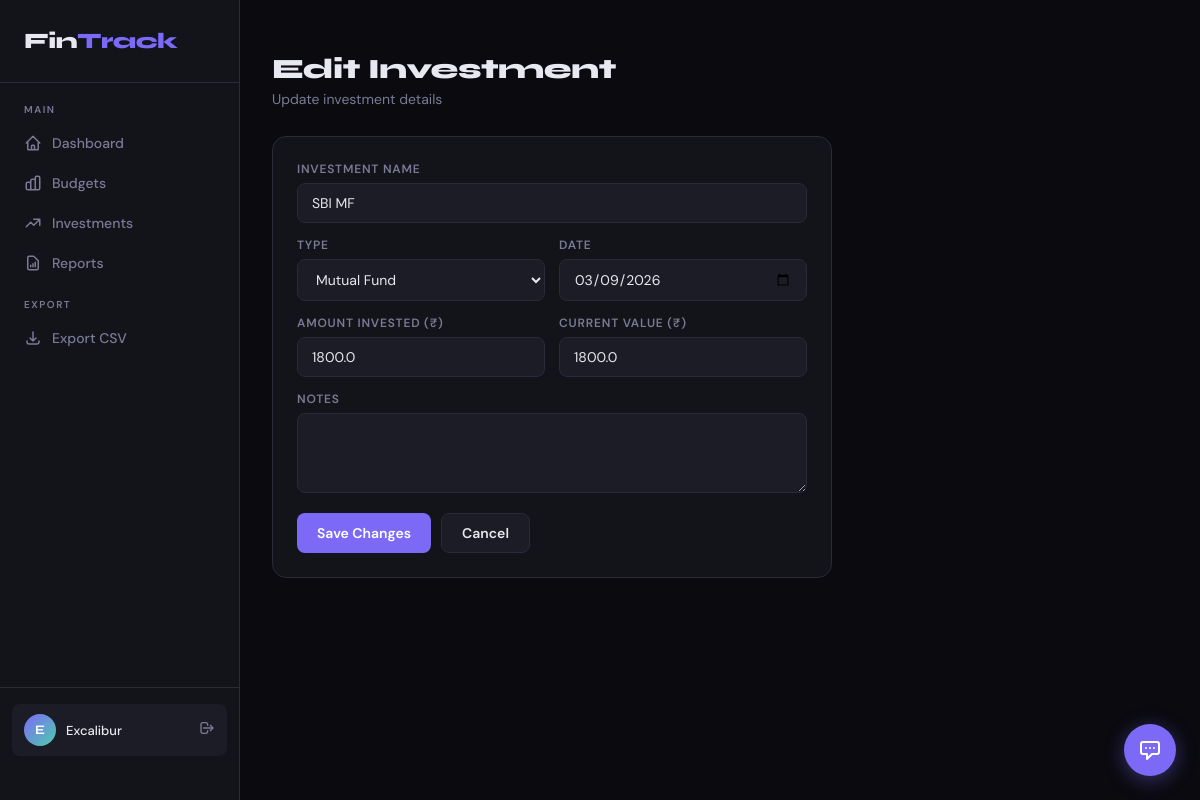
/investments/edit/1 (signed in), run on the app's committed database.
### app.py (models this page shows)
class User(db.Model, UserMixin):
    id = db.Column(db.Integer, primary_key=True)
    username = db.Column(db.String(100), unique=True, nullable=False)
    password = db.Column(db.String(200), nullable=False)
    currency = db.Column(db.String(10), default="₹")

class Investment(db.Model):
    id = db.Column(db.Integer, primary_key=True)
    user_id = db.Column(db.Integer, db.ForeignKey('user.id'))
    name = db.Column(db.String(120), nullable=False)
    type = db.Column(db.String(50), nullable=False)
    amount_invested = db.Column(db.Float, nullable=False)
    current_value = db.Column(db.Float, nullable=False)
    date = db.Column(db.Date, nullable=False, default=date.today)
    notes = db.Column(db.String(250), nullable=True)

### app.py (the view, shortened to what this page needs)
@app.route("/investments/edit/<int:inv_id>", methods=["GET", "POST"])
@login_required
def edit_investment(inv_id):
    inv = Investment.query.get_or_404(inv_id)
    if inv.user_id != current_user.id:
        flash("Unauthorized", "error")
        return redirect(url_for("investments"))
    return render_template("edit_investment.html", inv=inv, investment_types=INVESTMENT_TYPES, currency=current_user.currency)

### app.py (called while the page is built)
@login_manager.user_loader
def load_user(user_id):
    return User.query.get(int(user_id))

### templates/edit_investment.html (shortened to what this page needs)
{% extends "base.html" %}
{% block content %}
<div class="page-header">
  <h1 class="page-title">Edit Investment</h1>
  <p class="page-subtitle">Update investment details</p>
</div>
<div class="card" style="max-width:560px;">
  <form method="POST" action="{{ url_for('edit_investment', inv_id=inv.id) }}">
    <div class="form-grid">
      <div class="form-group" style="grid-column:1/-1">
        <label>Investment Name</label>
        <input type="text" name="name" value="{{ inv.name }}" required>
      </div>
      <div class="form-group">
        <label>Type</label>
        <select name="type" required>
          {% for t in investment_types %}
          <option {% if t == inv.type %}selected{% endif %}>{{ t }}</option>
          {% endfor %}
        </select>
      </div>
      <div class="form-group">
        <label>Date</label>
        <input type="date" name="date" value="{{ inv.date }}" required>
      </div>
      <div class="form-group">
        <label>Amount Invested ({{ currency }})</label>
        <input type="number" name="amount_invested" step="0.01" value="{{ inv.amount_invested }}" required>
      </div>
      <div class="form-group">
        <label>Current Value ({{ currency }})</label>
        <input type="number" name="current_value" step="0.01" value="{{ inv.current_value }}" required>
      </div>
      <div class="form-group" style="grid-column:1/-1">
        <label>Notes</label>
        <textarea name="notes">{{ inv.notes or '' }}</textarea>
      </div>
    </div>
    <div style="margin-top:20px;display:flex;gap:10px;">
      <button type="submit" class="btn btn-primary">Save Changes</button>
      <a href="{{ url_for('investments') }}" class="btn btn-ghost">Cancel</a>
    </div>
  </form>
</div>
{% endblock %}

### templates/base.html (shortened to what this page needs)
<!DOCTYPE html>
<html lang="en">
<head>
</head>
<body>
{% if current_user.is_authenticated %}
<aside class="sidebar">
  <div class="sidebar-logo">Fin<span>Track</span></div>
  <nav class="sidebar-nav">
    <div class="nav-label">Main</div>
    <a href="{{ url_for('index') }}" class="nav-link {% if request.endpoint == 'index' %}active{% endif %}">
      <svg fill="none" viewBox="0 0 24 24" stroke="currentColor"><path stroke-linecap="round" stroke-linejoin="round" stroke-width="2" d="M3 12l2-2m0 0l7-7 7 7M5 10v10a1 1 0 001 1h3m10-11l2 2m-2-2v10a1 1 0 01-1 1h-3m-6 0a1 1 0 001-1v-4a1 1 0 011-1h2a1 1 0 011 1v4a1 1 0 001 1m-6 0h6"/></svg>
      Dashboard
    </a>
    <a href="{{ url_for('budget') }}" class="nav-link {% if request.endpoint == 'budget' %}active{% endif %}">
      Budgets
    </a>
    <a href="{{ url_for('investments') }}" class="nav-link {% if request.endpoint == 'investments' %}active{% endif %}">
      <svg fill="none" viewBox="0 0 24 24" stroke="currentColor"><path stroke-linecap="round" stroke-linejoin="round" stroke-width="2" d="M13 7h8m0 0v8m0-8l-8 8-4-4-6 6"/></svg>
      Investments
    </a>
    <a href="{{ url_for('report') }}" class="nav-link {% if request.endpoint == 'report' %}active{% endif %}">
      <svg fill="none" viewBox="0 0 24 24" stroke="currentColor"><path stroke-linecap="round" stroke-linejoin="round" stroke-width="2" d="M9 17v-2m3 2v-4m3 4v-6m2 10H7a2 2 0 01-2-2V5a2 2 0 012-2h5.586a1 1 0 01.707.293l5.414 5.414a1 1 0 01.293.707V19a2 2 0 01-2 2z"/></svg>
      Reports
    </a>
    <div class="nav-label" style="margin-top:16px">Export</div>
    <a href="{{ url_for('export_csv') }}" class="nav-link">
      <svg fill="none" viewBox="0 0 24 24" stroke="currentColor"><path stroke-linecap="round" stroke-linejoin="round" stroke-width="2" d="M4 16v1a3 3 0 003 3h10a3 3 0 003-3v-1m-4-4l-4 4m0 0l-4-4m4 4V4"/></svg>
      Export CSV
    </a>
  </nav>
  <div class="sidebar-footer">
    <div class="user-chip">
      <div class="user-avatar">{{ current_user.username[0].upper() }}</div>
      <div class="user-name">{{ current_user.username }}</div>
      <a href="{{ url_for('logout') }}" class="logout-btn">
        <svg width="16" height="16" fill="none" viewBox="0 0 24 24" stroke="currentColor"><path stroke-linecap="round" stroke-linejoin="round" stroke-width="2" d="M17 16l4-4m0 0l-4-4m4 4H7m6 4v1a3 3 0 01-3 3H6a3 3 0 01-3-3V7a3 3 0 013-3h4a3 3 0 013 3v1"/></svg>
      </a>
    </div>
  </div>
</aside>
{% endif %}
<main class="main" {% if not current_user.is_authenticated %}style="margin-left:0"{% endif %}>
  {% block content %}{% endblock %}
</main>
{% if current_user.is_authenticated %}
<div class="chat-widget">
  <button class="chat-toggle" onclick="document.getElementById('chatBox').classList.toggle('open')">
    <svg fill="none" viewBox="0 0 24 24" stroke="currentColor"><path stroke-linecap="round" stroke-linejoin="round" stroke-width="2" d="M8 10h.01M12 10h.01M16 10h.01M9 16H5a2 2 0 01-2-2V6a2 2 0 012-2h14a2 2 0 012 2v8a2 2 0 01-2 2h-5l-5 5v-5z"/></svg>
  </button>
</div>
{% endif %}
</body>
</html>

### templates/base.html (style rules this page uses)
:root { --bg: #0a0a0f; --surface: #13131a; --surface2: #1c1c27; --border: #2a2a38; --accent: #7c6af7; --accent2: #4ecdab; --accent3: #f76a6a; --text: #e8e8f0; --text-muted: #7a7a96; --success: #3dd68c; --warning: #f5a524; --danger: #f76a6a; --radius: 14px; --radius-sm: 8px; }
*, *::before, *::after { box-sizing: border-box; margin: 0; padding: 0; }
body { font-family: 'DM Sans', sans-serif; background: var(--bg); color: var(--text); min-height: 100vh; display: flex; }
.sidebar { width: 240px; min-height: 100vh; background: var(--surface); border-right: 1px solid var(--border); display: flex; flex-direction: column; padding: 28px 0; position: fixed; top: 0; left: 0; z-index: 100; }
.sidebar-logo { font-family: 'Syne', sans-serif; font-size: 22px; font-weight: 800; color: var(--text); padding: 0 24px 28px; border-bottom: 1px solid var(--border); letter-spacing: -0.5px; }
.sidebar-logo span { color: var(--accent); }
.sidebar-nav { padding: 20px 12px; flex: 1; }
.nav-label { font-size: 10px; font-weight: 600; text-transform: uppercase; letter-spacing: 1.5px; color: var(--text-muted); padding: 0 12px; margin-bottom: 8px; }
.nav-link { display: flex; align-items: center; gap: 10px; padding: 10px 12px; border-radius: var(--radius-sm); color: var(--text-muted); text-decoration: none; font-size: 14px; font-weight: 500; transition: all 0.2s; margin-bottom: 2px; }
.nav-link svg { width: 18px; height: 18px; flex-shrink: 0; }
.sidebar-footer { padding: 16px 12px; border-top: 1px solid var(--border); }
.user-chip { display: flex; align-items: center; gap: 10px; padding: 10px 12px; border-radius: var(--radius-sm); background: var(--surface2); }
.user-avatar { width: 32px; height: 32px; border-radius: 50%; background: linear-gradient(135deg, var(--accent), var(--accent2)); display: flex; align-items: center; justify-content: center; font-family: 'Syne', sans-serif; font-weight: 700; font-size: 13px; color: white; }
.user-name { font-size: 13px; font-weight: 500; flex: 1; }
.logout-btn { font-size: 12px; color: var(--text-muted); text-decoration: none; transition: color 0.2s; }
.main { margin-left: 240px; flex: 1; padding: 32px; min-height: 100vh; }
.page-header { margin-bottom: 28px; }
.page-title { font-family: 'Syne', sans-serif; font-size: 28px; font-weight: 800; letter-spacing: -0.5px; }
.page-subtitle { color: var(--text-muted); font-size: 14px; margin-top: 4px; }
.card { background: var(--surface); border: 1px solid var(--border); border-radius: var(--radius); padding: 24px; }
.form-grid { display: grid; grid-template-columns: repeat(auto-fit, minmax(180px, 1fr)); gap: 14px; }
.form-group { display: flex; flex-direction: column; gap: 6px; }
label { font-size: 12px; font-weight: 600; color: var(--text-muted); text-transform: uppercase; letter-spacing: 0.8px; }
input, select, textarea { background: var(--surface2); border: 1px solid var(--border); border-radius: var(--radius-sm); color: var(--text); padding: 10px 14px; font-size: 14px; font-family: 'DM Sans', sans-serif; transition: border-color 0.2s; width: 100%; }
select option { background: var(--surface2); }
textarea { resize: vertical; min-height: 80px; }
.btn { padding: 10px 20px; border-radius: var(--radius-sm); font-family: 'DM Sans', sans-serif; font-size: 14px; font-weight: 600; cursor: pointer; border: none; transition: all 0.2s; display: inline-flex; align-items: center; gap: 8px; text-decoration: none; }
.btn-primary { background: var(--accent); color: white; }
.btn-ghost { background: var(--surface2); color: var(--text); border: 1px solid var(--border); }
.chat-widget { position: fixed; bottom: 24px; right: 24px; z-index: 999; }
.chat-toggle { width: 52px; height: 52px; border-radius: 50%; background: var(--accent); border: none; cursor: pointer; display: flex; align-items: center; justify-content: center; box-shadow: 0 4px 20px rgba(124,106,247,0.4); transition: all 0.2s; }
.chat-toggle svg { width: 24px; height: 24px; color: white; }

### data on the page
User: username "E", username "Excalibur"
Investment: name "SBI MF", type "Mutual Fund", date "03/09/2026", amount_invested "1800.0", current_value "1800.0"

### other printed values
{{ currency }} "₹"
